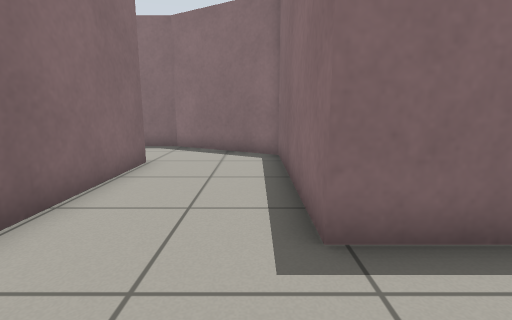
View 1 (above)

21 first-person views from a walk through a world built for the Gazebo simulator. The camera is 0.72 m above the floor, tilts 10° down and sees 85° across. The floor is counted in squares, 0.5 m on a side. Each view is taken from the middle of a square. On the plan, view 1 faces up. The plan holds only what a view shows up to about 14 squares ahead; the rest is blank. Robots are left out.

View 2
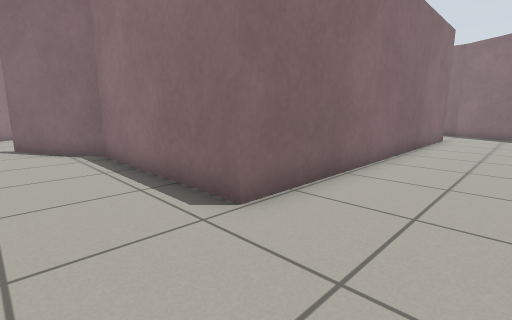

View 3
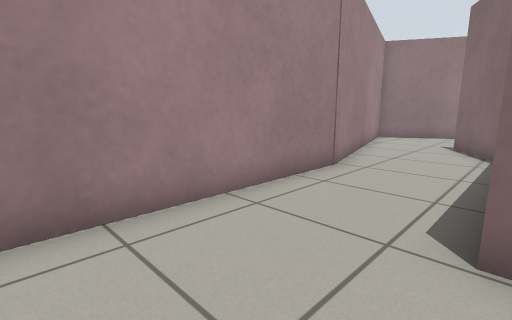

View 4
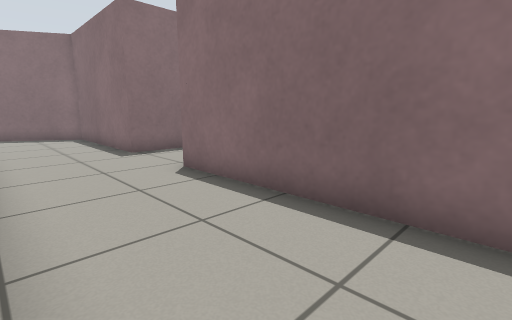

View 5
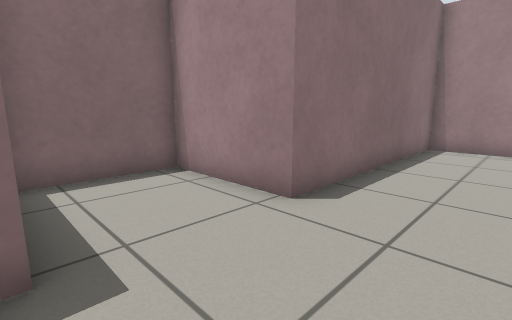

View 6
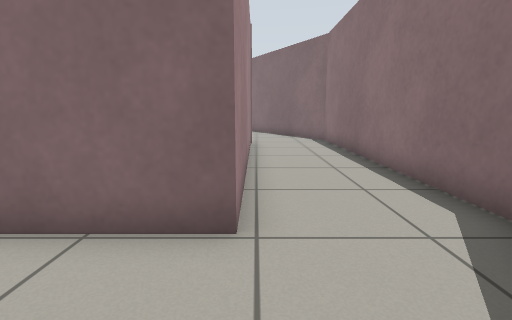

View 7
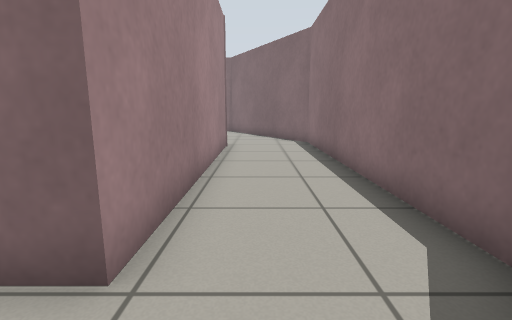

View 8
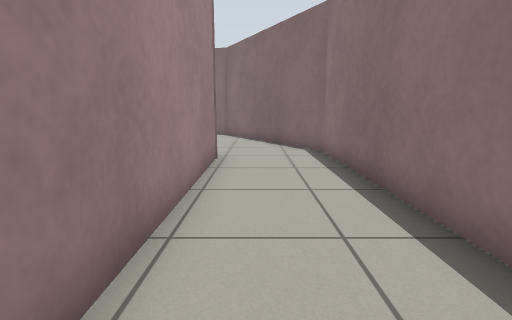

View 9
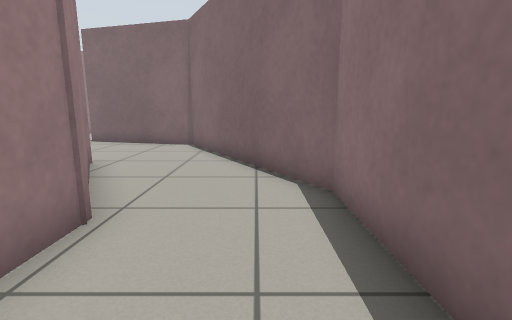

View 10
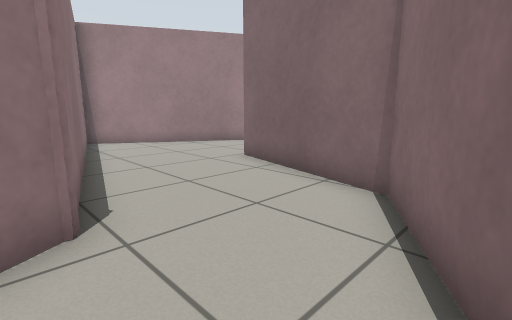

View 11
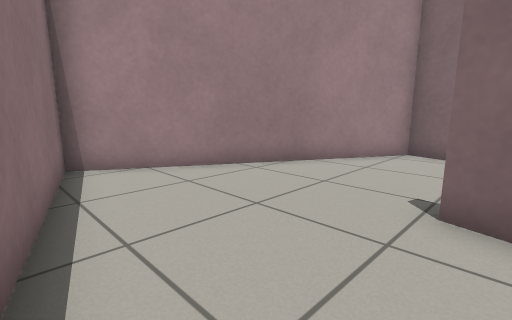

View 12
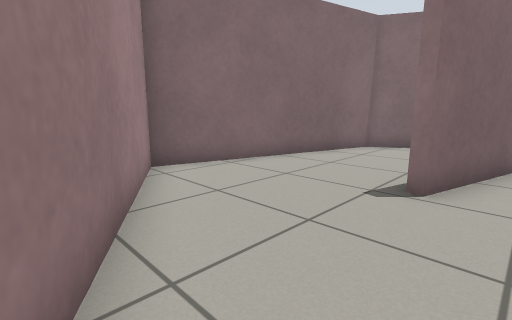

View 13
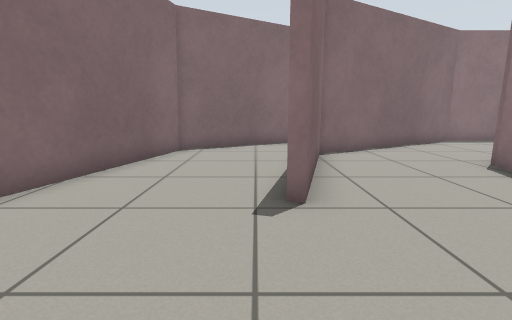

View 14
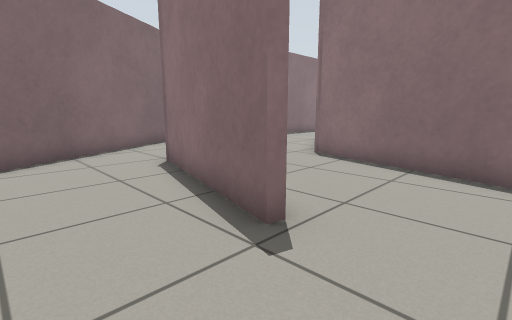

View 15
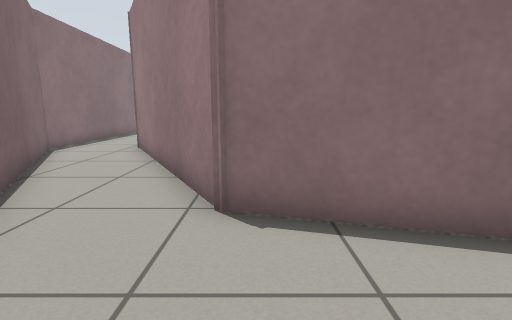

View 16
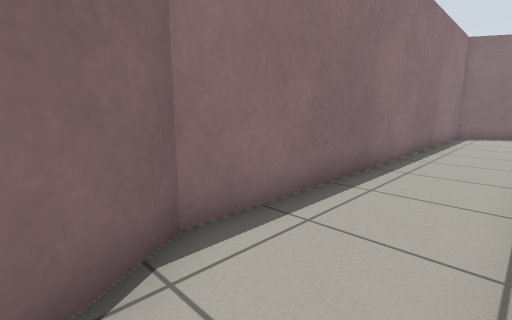

View 17
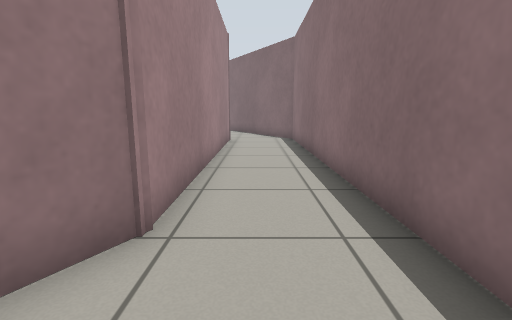

View 18
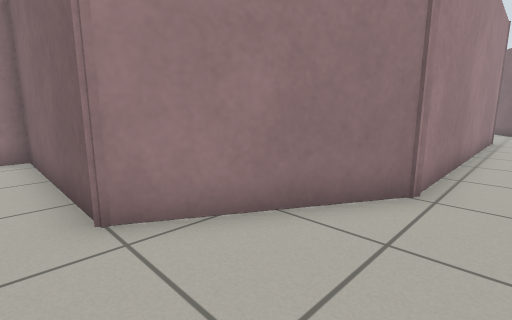

View 19
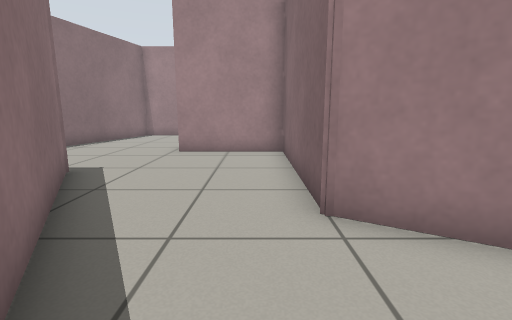

View 20
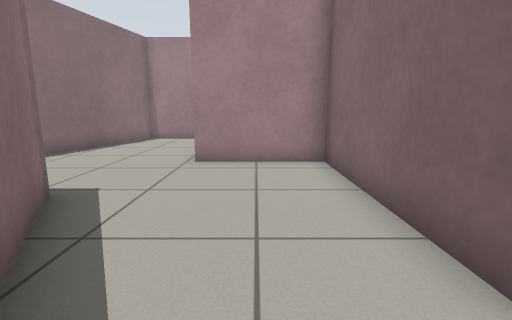

View 21
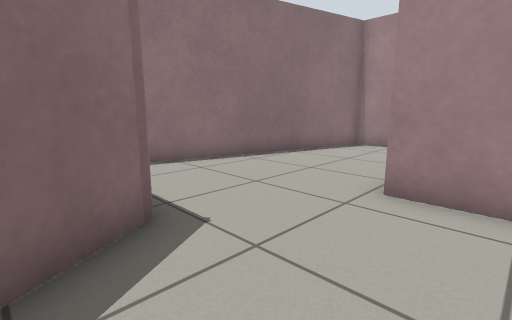

### Floor plan
Ten units are one square. View 1 is at (0, 0); x grows to the right and y downward. Boxes are objects, and circles mark ways between rooms. Rooms are numbered by the first view taken in them; rooms with no view inside come last. Other rooms are left out.
<svg viewBox="-284 -154 395 252">
<path fill="none" stroke="#000" d="M29 -28 7 -28 7 -91 -32 -114 -138 -114M-70 88 7 88 7 6 44 6 44 -26M-91 93 -67 87M-126 -78 -31 -78 -31 52 -94 52 -102 57M-219 33 -194 48 -166 -54 -141 -68M-138 -114 -209 -73 -222 -22M-225 -23 -211 -75M-223 -103 -257 -83 -279 -1 -219 33M-153 -144 -223 -103M-211 -75 -139 -117M29 -128 17 -149 -144 -149 -153 -144M-139 -117 -31 -117 2 -98M66 -64 37 -114M2 -98 10 -93 10 -31 48 -31M61 36 84 36 106 -47"/>
<circle cx="-130" cy="-95" r="3" fill="#2a7"/>
<circle cx="-220" cy="5" r="3" fill="#2a7"/>
<circle cx="-220" cy="-90" r="3" fill="#2a7"/>
<circle cx="-150" cy="-130" r="3" fill="#2a7"/>
<circle cx="17" cy="-110" r="3" fill="#2a7"/>
<circle cx="60" cy="-50" r="3" fill="#2a7"/>
<text x="-20" y="-10">1</text>
<text x="-180" y="-40">2</text>
<text x="-240" y="-30">3</text>
<text x="-180" y="-110">4</text>
<text x="-50" y="-130">5</text>
<text x="30" y="-70">6</text>
<text x="70" y="-20">7</text>
</svg>
Room 1 opens to room 2. Room 2 opens to room 3. Room 3 opens to room 4. Room 4 opens to room 5. Room 5 opens to room 6. Room 6 opens to room 7.

Where each view was taken, in squares from view 1:
view 1: 0 up, 0 right, facing up
view 2: 8 down, 0 right, facing up-left
view 3: 5 down, 0 right, facing down-left
view 4: 7 down, 3 left, facing up-right
view 5: 3 up, 2 left, facing down-right
view 6: 8 up, 0 right, facing left
view 7: 9 up, 1 left, facing left
view 8: 9 up, 4 left, facing left
view 9: 10 up, 9 left, facing left
view 10: 9 up, 16 left, facing down-left
view 11: 3 up, 18 left, facing down-left
view 12: 3 down, 21 left, facing up-left
view 13: 2 down, 23 left, facing up
view 14: 0 up, 25 left, facing up-right
view 15: 7 up, 25 left, facing right
view 16: 12 up, 16 left, facing up-right
view 17: 13 up, 0 right, facing left
view 18: 13 up, 2 right, facing down-left
view 19: 13 up, 2 right, facing down
view 20: 11 up, 3 right, facing down
view 21: 8 up, 3 right, facing down-right
